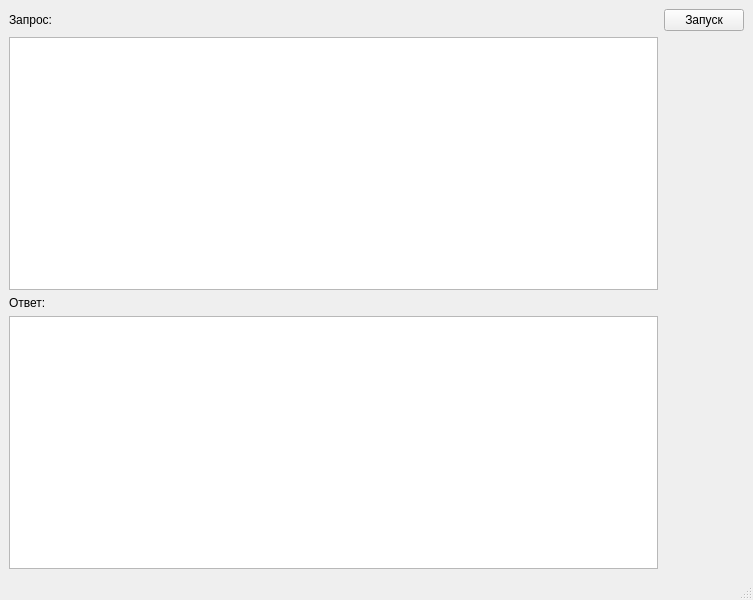
<?xml version="1.0" encoding="UTF-8"?>
<ui version="4.0">
 <class>MainWindow</class>
 <widget class="QMainWindow" name="MainWindow">
  <property name="geometry">
   <rect>
    <x>0</x>
    <y>0</y>
    <width>753</width> 
    <height>600</height> 
   </rect>
  </property> 
  <property name="windowTitle">
   <string>MainWindow</string>
  </property>
  <widget class="QWidget" name="centralwidget">
   <layout class="QGridLayout" name="gridLayout">
    <item row="2" column="0">
     <widget class="QLabel" name="label_2">
      <property name="text">
       <string>Ответ:</string>
      </property>
     </widget>
    </item>
    <item row="0" column="0">
     <layout class="QVBoxLayout" name="verticalLayout">
      <item>
       <widget class="QLabel" name="label">
        <property name="text">
         <string>Запрос:</string>
        </property>
       </widget>
      </item>
     </layout>
    </item>
    <item row="3" column="0">
     <widget class="QTableWidget" name="tableWidget"/>
    </item>
    <item row="0" column="1">
     <widget class="QPushButton" name="pushButton">
      <property name="text">
       <string>Запуск</string>
      </property>
     </widget>
    </item>
    <item row="1" column="0">
     <widget class="QTextEdit" name="textEdit"/>
    </item>
   </layout>
  </widget>
  <widget class="QMenuBar" name="menubar">
   <property name="geometry">
    <rect>
     <x>0</x>
     <y>0</y>
     <width>753</width>
     <height>21</height>
    </rect>
   </property>
  </widget>
  <widget class="QStatusBar" name="statusbar"/>
 </widget>
 <resources/>
 <connections/>
</ui>
